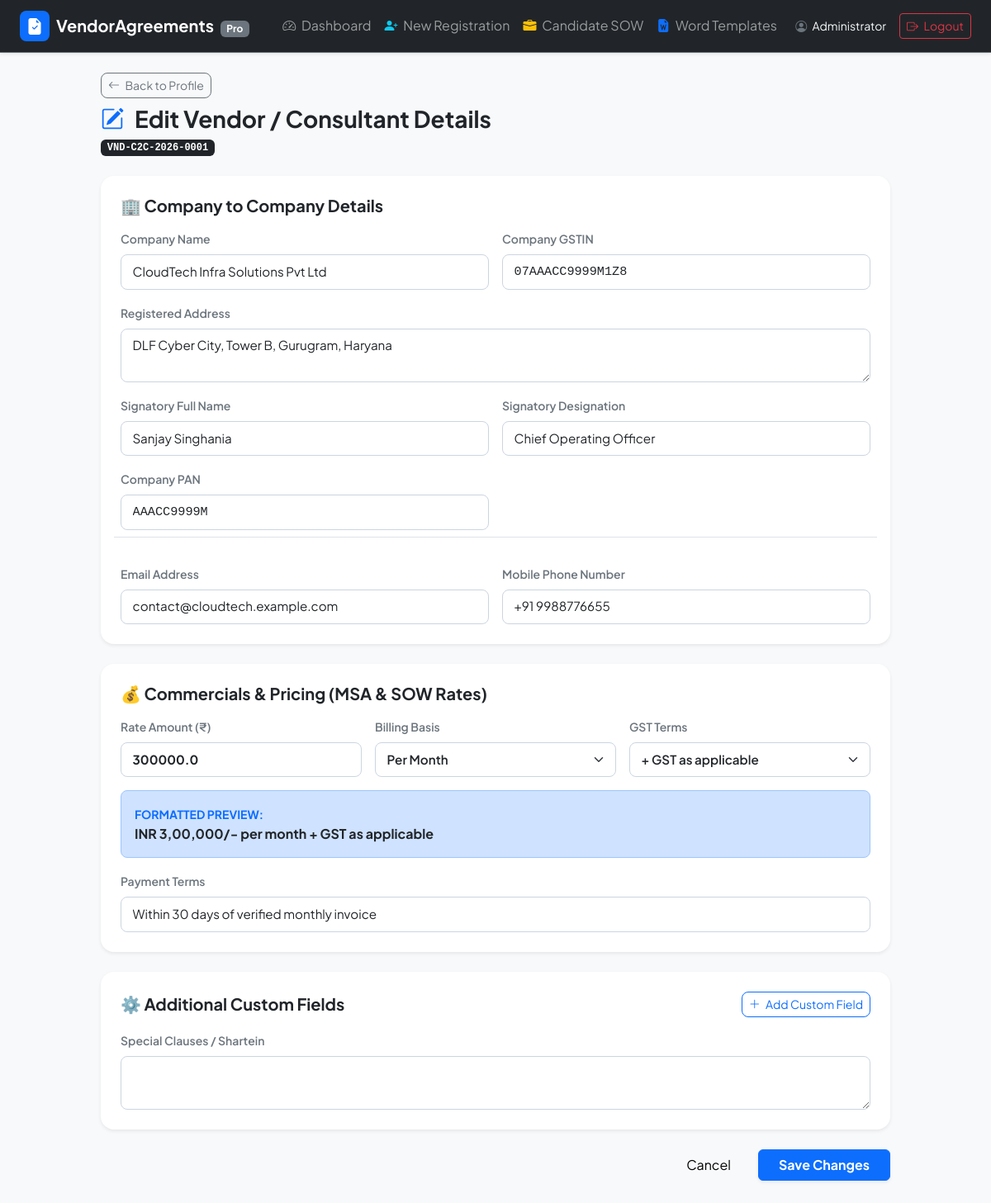
The page /vendor/1/edit (signed in) on the database its author committed.
### tables this page shows
CREATE TABLE vendors (
        id INTEGER PRIMARY KEY AUTOINCREMENT,
        vendor_code TEXT UNIQUE NOT NULL,
        vendor_type TEXT NOT NULL, -- 'c2c' or 'consultant'
        
        -- C2C specific
        company_name TEXT,
        company_address TEXT,
        company_gst TEXT,
        company_pan TEXT,
        company_cin TEXT,
        signatory_name TEXT,
        signatory_designation TEXT,
        
        -- Consultant specific
        consultant_name TEXT,
        aadhar_no TEXT,
        residential_address TEXT,
        consultant_pan TEXT,
        
        -- Common Contact
        contact_email TEXT,
        contact_phone TEXT,
        
        -- Commercials / Rates
        rate_amount REAL DEFAULT 0,
        rate_unit TEXT DEFAULT 'per_month', -- 'per_month', 'per_hour', 'per_day', 'fixed'
        gst_type TEXT DEFAULT 'plus_gst',   -- 'plus_gst', 'inclusive_gst', 'exempt'
        rate_formatted TEXT,
        payment_terms TEXT DEFAULT 'Within 30 days of verified monthly invoice',
        
        -- Custom fields (JSON dict for extensible extra fields)
        custom_fields TEXT DEFAULT '{}',
        special_terms TEXT DEFAULT '',
        status TEXT DEFAULT 'Active',
        created_at TIMESTAMP DEFAULT CURRENT_TIMESTAMP,
        updated_at TIMESTAMP DEFAULT CURRENT_TIMESTAMP
    );

### app.py (the view, shortened to what this page needs)
@app.route('/vendor/<int:vendor_id>/edit', methods=['GET', 'POST'])
@login_required
def edit_vendor(vendor_id):
    conn = get_db_connection()
    cursor = conn.cursor()
    cursor.execute("SELECT * FROM vendors WHERE id = ?", (vendor_id,))
    vendor = cursor.fetchone()
    if not vendor:
        conn.close()
        flash("Vendor nahi mila!", "danger")
        return redirect(url_for('dashboard'))
    conn.close()
    try:
        custom_fields = json.loads(vendor['custom_fields']) if vendor['custom_fields'] else {}
    except Exception:
        custom_fields = {}
    return render_template('edit_vendor.html', vendor=vendor, custom_fields=custom_fields)

### app.py (called while the page is built)
def login_required(f):
    @wraps(f)
    def decorated_function(*args, **kwargs):
        if 'user_id' not in session:
            flash("Kripya pehle login karein.", "warning")
            return redirect(url_for('login', next=request.url))
        return f(*args, **kwargs)
    return decorated_function

### database.py (called while the page is built)
def get_db_connection():
    os.makedirs(os.path.dirname(DB_PATH), exist_ok=True)
    conn = sqlite3.connect(DB_PATH)
    conn.row_factory = sqlite3.Row
    return conn

### templates/edit_vendor.html (shortened to what this page needs)
{% extends "base.html" %}
{% block content %}
<div class="row justify-content-center">
    <div class="col-12 col-xl-10">
        <div class="mb-4">
            <a href="{{ url_for('view_vendor', vendor_id=vendor['id']) }}" class="btn btn-outline-secondary btn-sm mb-2 rounded-3">
                <i class="bi bi-arrow-left me-1"></i> Back to Profile
            </a>
            <h3 class="fw-bold mb-1 text-dark">
                <i class="bi bi-pencil-square text-primary me-2"></i> Edit Vendor / Consultant Details
            </h3>
            <span class="badge bg-dark font-monospace">{{ vendor['vendor_code'] }}</span>
        </div>
        <form method="POST" action="{{ url_for('edit_vendor', vendor_id=vendor['id']) }}">
            <div class="card border-0 shadow-sm rounded-4 mb-4">
                <div class="card-body p-4">
                    <h5 class="fw-bold text-dark mb-3">
                        {% if vendor['vendor_type'] == 'c2c' %}
                            🏢 Company to Company Details
                        {% else %}
                            👤 Consultant Details
                        {% endif %}
                    </h5>
                    {% if vendor['vendor_type'] == 'c2c' %}
                    <div class="row g-3">
                        <div class="col-md-6">
                            <label class="form-label fw-semibold small text-secondary">Company Name</label>
                            <input type="text" name="company_name" class="form-control" value="{{ vendor['company_name'] or '' }}" required>
                        </div>
                        <div class="col-md-6">
                            <label class="form-label fw-semibold small text-secondary">Company GSTIN</label>
                            <input type="text" name="company_gst" class="form-control text-uppercase font-monospace" value="{{ vendor['company_gst'] or '' }}" required>
                        </div>
                        <div class="col-12">
                            <label class="form-label fw-semibold small text-secondary">Registered Address</label>
                            <textarea name="company_address" class="form-control" rows="2" required>{{ vendor['company_address'] or '' }}</textarea>
                        </div>
                        <div class="col-md-6">
                            <label class="form-label fw-semibold small text-secondary">Signatory Full Name</label>
                            <input type="text" name="signatory_name" class="form-control" value="{{ vendor['signatory_name'] or '' }}">
                        </div>
                        <div class="col-md-6">
                            <label class="form-label fw-semibold small text-secondary">Signatory Designation</label>
                            <input type="text" name="signatory_designation" class="form-control" value="{{ vendor['signatory_designation'] or '' }}">
                        </div>
                        <div class="col-md-6">
                            <label class="form-label fw-semibold small text-secondary">Company PAN</label>
                            <input type="text" name="company_pan" class="form-control text-uppercase font-monospace" value="{{ vendor['company_pan'] or '' }}">
                        </div>
                    </div>
                    {% endif %}
                    <div class="row g-3 mt-2 pt-3 border-top">
                        <div class="col-md-6">
                            <label class="form-label fw-semibold small text-secondary">Email Address</label>
                            <input type="email" name="contact_email" class="form-control" value="{{ vendor['contact_email'] or '' }}">
                        </div>
                        <div class="col-md-6">
                            <label class="form-label fw-semibold small text-secondary">Mobile Phone Number</label>
                            <input type="text" name="contact_phone" class="form-control" value="{{ vendor['contact_phone'] or '' }}">
                        </div>
                    </div>
                </div>
            </div>
            <div class="card border-0 shadow-sm rounded-4 mb-4">
                <div class="card-body p-4">
                    <h5 class="fw-bold text-dark mb-3">
                        💰 Commercials & Pricing (MSA & SOW Rates)
                    </h5>
                    <div class="row g-3 align-items-center">
                        <div class="col-md-4">
                            <label class="form-label fw-semibold small text-secondary">Rate Amount (₹)</label>
                            <input type="number" step="any" name="rate_amount" id="rate_amount" class="form-control fw-bold" value="{{ vendor['rate_amount'] or 0 }}" oninput="updateRatePreview()">
                        </div>
                        <div class="col-md-4">
                            <label class="form-label fw-semibold small text-secondary">Billing Basis</label>
                            <select name="rate_unit" id="rate_unit" class="form-select fw-semibold" onchange="updateRatePreview()">
                                <option value="per_month" {% if vendor['rate_unit'] == 'per_month' %}selected{% endif %}>Per Month</option>
                            </select>
                        </div>
                        <div class="col-md-4">
                            <label class="form-label fw-semibold small text-secondary">GST Terms</label>
                            <select name="gst_type" id="gst_type" class="form-select fw-semibold" onchange="updateRatePreview()">
                                <option value="plus_gst" {% if vendor['gst_type'] == 'plus_gst' %}selected{% endif %}>+ GST as applicable</option>
                            </select>
                        </div>
                        <div class="col-12 mt-3">
                            <div class="p-3 bg-primary-subtle border border-primary-subtle rounded-3">
                                <span class="fw-bold small text-primary text-uppercase">Formatted Preview:</span>
                                <div class="fw-bold text-dark fs-6" id="preview_rate_formatted">
                                    {{ vendor['rate_formatted'] }}
                                </div>
                            </div>
                        </div>
                        <div class="col-12 mt-3">
                            <label class="form-label fw-semibold small text-secondary">Payment Terms</label>
                            <input type="text" name="payment_terms" class="form-control" value="{{ vendor['payment_terms'] or '' }}">
                        </div>
                    </div>
                </div>
            </div>
            <div class="card border-0 shadow-sm rounded-4 mb-4">
                <div class="card-body p-4">
                    <div class="d-flex justify-content-between align-items-center mb-3">
                        <h5 class="fw-bold text-dark mb-0">
                            ⚙️ Additional Custom Fields
                        </h5>
                        <button type="button" class="btn btn-outline-primary btn-sm rounded-3" onclick="addCustomFieldRow()">
                            <i class="bi bi-plus-lg me-1"></i> Add Custom Field
                        </button>
                    </div>
                    <div class="mt-3">
                        <label class="form-label fw-semibold small text-secondary">Special Clauses / Shartein</label>
                        <textarea name="special_terms" class="form-control" rows="2">{{ vendor['special_terms'] or '' }}</textarea>
                    </div>
                </div>
            </div>
            <div class="d-flex justify-content-end gap-2 mb-5">
                <a href="{{ url_for('view_vendor', vendor_id=vendor['id']) }}" class="btn btn-light px-4">Cancel</a>
                <button type="submit" class="btn btn-primary px-4 fw-bold shadow-sm">Save Changes</button>
            </div>
        </form>
    </div>
</div>
{% endblock %}

### static/css/custom.css (style rules this page uses)
body { font-family: 'Plus Jakarta Sans', system-ui, -apple-system, sans-serif; color: #1e293b; background-color: #f8fafc; }
.card { transition: transform 0.15s ease, box-shadow 0.15s ease; }
.form-control, .form-select { border-radius: 0.5rem; border-color: #cbd5e1; padding: 0.55rem 0.85rem; font-size: 0.95rem; }

### rows shown on the page
vendors: vendor_code "VND-C2C-2026-0001", company_name "CloudTech Infra Solutions Pvt Ltd", company_gst "07AAACC9999M1Z8", company_address "DLF Cyber City, Tower B, Gurugram, Haryana", signatory_name "Sanjay Singhania", signatory_designation "Chief Operating Officer", company_pan "AAACC9999M", contact_email "contact@cloudtech.example.com", contact_phone "+91 9988776655", rate_amount "300000.0", rate_unit "Per Month", gst_type "+ GST as applicable", rate_formatted "INR 3,00,000/- per month + GST as applicable", payment_terms "Within 30 days of verified monthly invoice"

### other values the page prints
{{ session.get('full_name', 'Admin') }} "Administrator"
